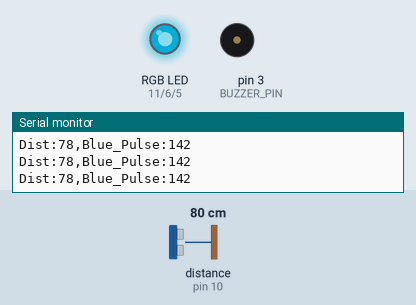
This sketch was run on a simulated Arduino Uno, built with avr-gcc and run on an emulated ATmega328P. Parts: an RGB LED mixed from three pins (HIGH = lit), buzzer (waves = sounding), the last lines printed to the serial monitor. Wiring (inferred from the names in the program): ultrasonic range finder: trigger pin 9; echo pin 10. Inputs (shaded band) come from the test bench; at power-on: distance to the obstacle (sensor on pin 10) 80 cm. The echo pulse lasts 58.3 µs per cm; dim RGB values are drawn brighter than linear; pins used as bus, display or sensor lines are not drawn.

Above: at 1.2 s.
1.3 s: distance to the obstacle (sensor on pin 10) set to 35 cm
At 2.2 s:
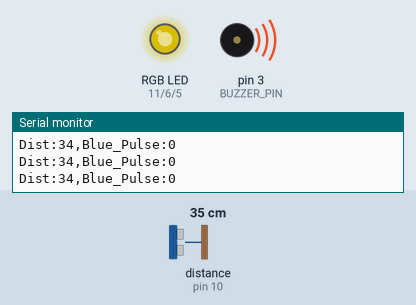
4.3 s: distance to the obstacle (sensor on pin 10) set to 103 cm
At 5.2 s:
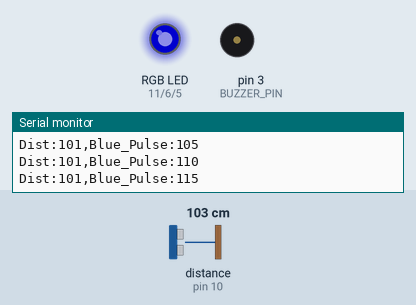
7.3 s: distance to the obstacle (sensor on pin 10) set to 2 cm
At 8.0 s:
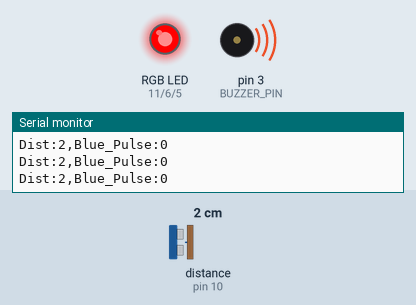
8.8 s: distance to the obstacle (sensor on pin 10) set to 60 cm
At 10.0 s:
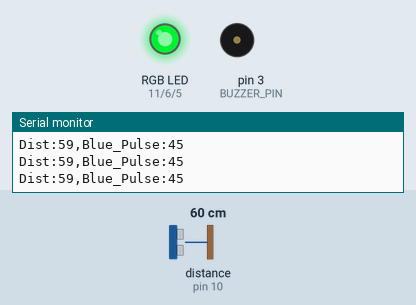
10.3 s: distance to the obstacle (sensor on pin 10) set to 47 cm
At 11.5 s:
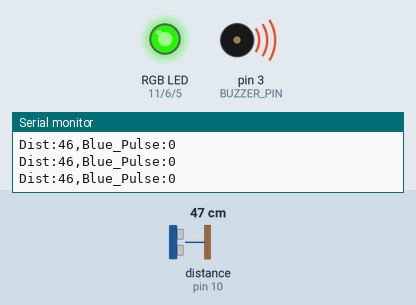
11.8 s: distance to the obstacle (sensor on pin 10) set to 4 cm
At 12.2 s:
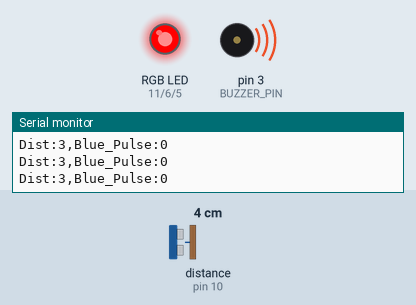
Timing chart, 0 to 14.3 s (numbered marks = the images above; inputs shaded):
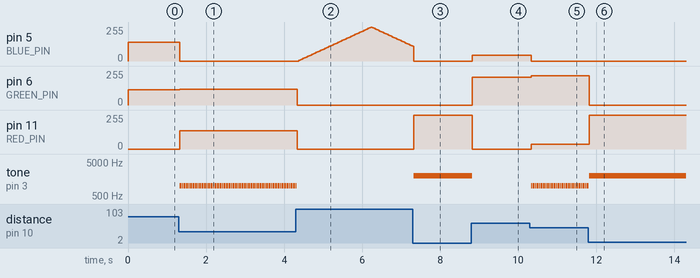

The sketch:

07B_ParkingRGB_Cathode.ino
```cpp
/*
 * Author: Iwan
 * Project: 07B Parking RGB Cathode
 * Learning Objective: Combine sensor-driven color mapping with
 * a dynamic "breathing" effect (fading) for long distances.
 */

#define TRIG_PIN 9
#define ECHO_PIN 10
#define RED_PIN 11
#define GREEN_PIN 6
#define BLUE_PIN 5
#define BUZZER_PIN 3

long duration;
int distance;

// Variables for the Blue "Rainbow/Breathing" effect
int blueBrightness = 0;
int fadeAmount = 5;

void setup() {
  pinMode(TRIG_PIN, OUTPUT);
  pinMode(ECHO_PIN, INPUT);
  pinMode(RED_PIN, OUTPUT);
  pinMode(GREEN_PIN, OUTPUT);
  pinMode(BLUE_PIN, OUTPUT);
  pinMode(BUZZER_PIN, OUTPUT);
  Serial.begin(9600);
}

void loop() {
  // --- SENSOR READING ---
  digitalWrite(TRIG_PIN, LOW);
  delayMicroseconds(2);
  digitalWrite(TRIG_PIN, HIGH);
  delayMicroseconds(10);
  digitalWrite(TRIG_PIN, LOW);

  duration = pulseIn(ECHO_PIN, HIGH);
  distance = duration * 0.034 / 2;

  int redIntensity = 0;
  int greenIntensity = 0;
  int blueIntensity = 0;

  // --- LOGIC MODES ---

  if (distance > 100) {
    // MODE: STANDBY (Dynamic Blue Pulse)
    blueIntensity = blueBrightness;

    // Change brightness for the next frame
    blueBrightness = blueBrightness + fadeAmount;

    // Reverse direction at the limits
    if (blueBrightness <= 0 || blueBrightness >= 255) {
      fadeAmount = -fadeAmount;
    }
    noTone(BUZZER_PIN);
  }
  else if (distance <= 100 && distance > 50) {
    // MODE: SAFE (Transition Blue to Green)
    blueIntensity = map(distance, 50, 100, 0, 255);
    greenIntensity = map(distance, 50, 100, 255, 0);
    noTone(BUZZER_PIN);
  }
  else if (distance <= 50 && distance > 20) {
    // MODE: WARNING (Transition Green to Red)
    greenIntensity = map(distance, 20, 50, 0, 255);
    redIntensity = map(distance, 20, 50, 255, 0);
    tone(BUZZER_PIN, 1000, 20);
  }
  else {
    // MODE: DANGER (Solid Red)
    redIntensity = 255;
    tone(BUZZER_PIN, 2000);
  }

  // Apply PWM values
  analogWrite(RED_PIN, redIntensity);
  analogWrite(GREEN_PIN, greenIntensity);
  analogWrite(BLUE_PIN, blueIntensity);

  // Telemetry
  Serial.print("Dist:");
  Serial.print(distance);
  Serial.print(",");
  Serial.print("Blue_Pulse:");
  Serial.println(blueIntensity);

  delay(30); // Slightly faster for smoother blue fading
}
```

Measured:
- after the input at 1.3 s, pin 5 (BLUE_PIN): 142/255 → 0/255 at once; pin 6 (GREEN_PIN): 113/255 → 119/255 at once; pin 11 (RED_PIN): 0/255 → 136/255 at once; tone on pin 3 (BUZZER_PIN): alternates 1000 Hz for 0.02 s and silent for 0.01 s, starting at once
- after the input at 4.3 s, pin 5 (BLUE_PIN): rises from 0/255 to 255/255 in 1.9 s, then falls to 110/255 in 1.1 s; pin 6 (GREEN_PIN): 119/255 → 0/255 at once; pin 11 (RED_PIN): 136/255 → 0/255 at once; tone on pin 3 (BUZZER_PIN): goes on until 4.3 s, then stays silent
- after the input at 7.3 s, pin 11 (RED_PIN): 0/255 → 255/255 at once; tone on pin 3 (BUZZER_PIN): silent → 2000 Hz at once
- after the input at 8.8 s, pin 5 (BLUE_PIN): 0/255 → 45/255 at once; pin 6 (GREEN_PIN): 0/255 → 210/255 at once; pin 11 (RED_PIN): 255/255 → 0/255 at once; tone on pin 3 (BUZZER_PIN): 2000 Hz → silent at once
- after the input at 10.3 s, pin 5 (BLUE_PIN): 45/255 → 0/255 at once; pin 6 (GREEN_PIN): 210/255 → 221/255 at once; pin 11 (RED_PIN): 0/255 → 34/255 at once; tone on pin 3 (BUZZER_PIN): alternates 1000 Hz for 0.02 s and silent for 0.01 s, starting at once
- after the input at 11.8 s, pin 6 (GREEN_PIN): 221/255 → 0/255 at once; pin 11 (RED_PIN): 34/255 → 255/255 at once
